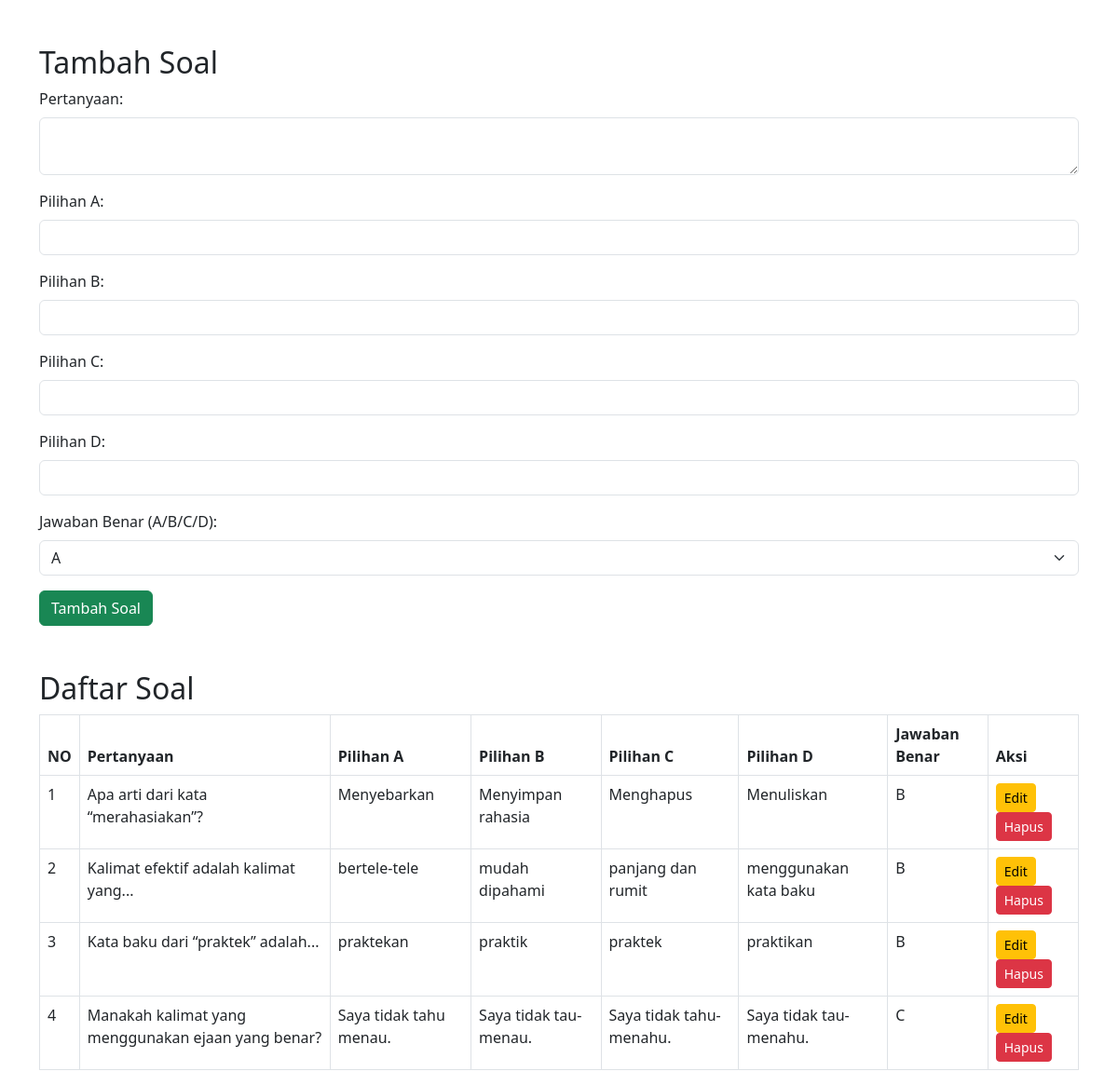
/soalquiz/tambah_soalquiz.php?id_kuis=13, run on the app's committed database.
### tables this page shows
CREATE TABLE soal (
    id_soal INT AUTO_INCREMENT PRIMARY KEY,
    id_kuis INT,
    pertanyaan TEXT NOT NULL,
    pilihan_a VARCHAR(255),
    pilihan_b VARCHAR(255),
    pilihan_c VARCHAR(255),
    pilihan_d VARCHAR(255),
    jawaban_benar CHAR(1),  
    FOREIGN KEY (id_kuis) REFERENCES kuis(id_kuis)
);

### soalquiz/tambah_soalquiz.php (the view, shortened to what this page needs)
<?php
$koneksi = new mysqli("localhost", "root", "", "quiz_db");
$id_kuis = intval($_GET['id_kuis']);
$query = "SELECT * FROM soal WHERE id_kuis = ?";
$stmt = $koneksi->prepare($query);
$stmt->bind_param("i", $id_kuis);
$stmt->execute();
$result = $stmt->get_result();
?>
<!DOCTYPE html>
<html>
<head>
    <link href="https://cdn.jsdelivr.net/npm/bootstrap@5.3.0/dist/css/bootstrap.min.css" rel="stylesheet">
</head>
<body>
<main class="container mt-5">
    <h2 class="mt-5">Tambah Soal</h2>
    <form method="POST" action="" class="mb-5">
        <div class="mb-3">
            <label class="form-label">Pertanyaan:</label>
            <textarea name="pertanyaan" class="form-control" required></textarea>
        </div>
        <div class="mb-3">
            <label class="form-label">Pilihan A:</label>
            <input type="text" name="pilihan_a" class="form-control" required>
        </div>
        <div class="mb-3">
            <label class="form-label">Pilihan B:</label>
            <input type="text" name="pilihan_b" class="form-control" required>
        </div>
        <div class="mb-3">
            <label class="form-label">Pilihan C:</label>
            <input type="text" name="pilihan_c" class="form-control" required>
        </div>
        <div class="mb-3">
            <label class="form-label">Pilihan D:</label>
            <input type="text" name="pilihan_d" class="form-control" required>
        </div>
        <div class="mb-3">
            <label class="form-label">Jawaban Benar (A/B/C/D):</label>
            <select name="jawaban_benar" class="form-select" required>
                <option value="a">A</option>
            </select>
        </div>
        <button type="submit" name="tambah_soal" class="btn btn-success">Tambah Soal</button>
    </form>
    <h2 class="mt-5">Daftar Soal</h2>
    <table class="table table-bordered">
        <thead>
            <tr>
                <th>NO</th>
                <th>Pertanyaan</th>
                <th>Pilihan A</th>
                <th>Pilihan B</th>
                <th>Pilihan C</th>
                <th>Pilihan D</th>
                <th>Jawaban Benar</th>
                <th>Aksi</th>
            </tr>
        </thead>
        <tbody>
            <?php while ($row = $result->fetch_assoc()): ?>
            <tr>
                <td><?php static $no = 1; echo $no++; ?></td>
                <td><?php echo htmlspecialchars($row['pertanyaan']); ?></td>
                <td><?php echo htmlspecialchars($row['pilihan_a']); ?></td>
                <td><?php echo htmlspecialchars($row['pilihan_b']); ?></td>
                <td><?php echo htmlspecialchars($row['pilihan_c']); ?></td>
                <td><?php echo htmlspecialchars($row['pilihan_d']); ?></td>
                <td><?php echo strtoupper($row['jawaban_benar']); ?></td>
                <td>
                    <a href="?page=soalquiz&item=edit_soalquiz&id_soal=<?php echo $row['id_soal']; ?>" class="btn btn-warning btn-sm">Edit</a>
                    <a href="?id_kuis=<?php echo $id_kuis; ?>&hapus_id=<?php echo $row['id_soal']; ?>" class="btn btn-danger btn-sm" onclick="return confirm('Apakah Anda yakin ingin menghapus soal ini?');">Hapus</a>
                </td>
            </tr>
            <?php endwhile; ?>
        </tbody>
    </table>
</main>
</body>
</html>

### data on the page
soal: pertanyaan "Apa arti dari kata “merahasiakan”?", pilihan_a "Menyebarkan", pilihan_b "Menyimpan rahasia", pilihan_c "Menghapus", pilihan_d "Menuliskan", jawaban_benar "B"
soal: pertanyaan "Kalimat efektif adalah kalimat yang...", pilihan_a "bertele-tele", pilihan_b "mudah dipahami", pilihan_c "panjang dan rumit", pilihan_d "menggunakan kata baku", jawaban_benar "B"
soal: pertanyaan "Kata baku dari “praktek” adalah...", pilihan_a "praktekan", pilihan_b "praktik", pilihan_c "praktek", pilihan_d "praktikan", jawaban_benar "B"
soal: pertanyaan "Manakah kalimat yang menggunakan ejaan yang benar?", pilihan_a "Saya tidak tahu menau.", pilihan_b "Saya tidak tau-menau.", pilihan_c "Saya tidak tahu-menahu.", pilihan_d "Saya tidak tau-menahu.", jawaban_benar "C"
